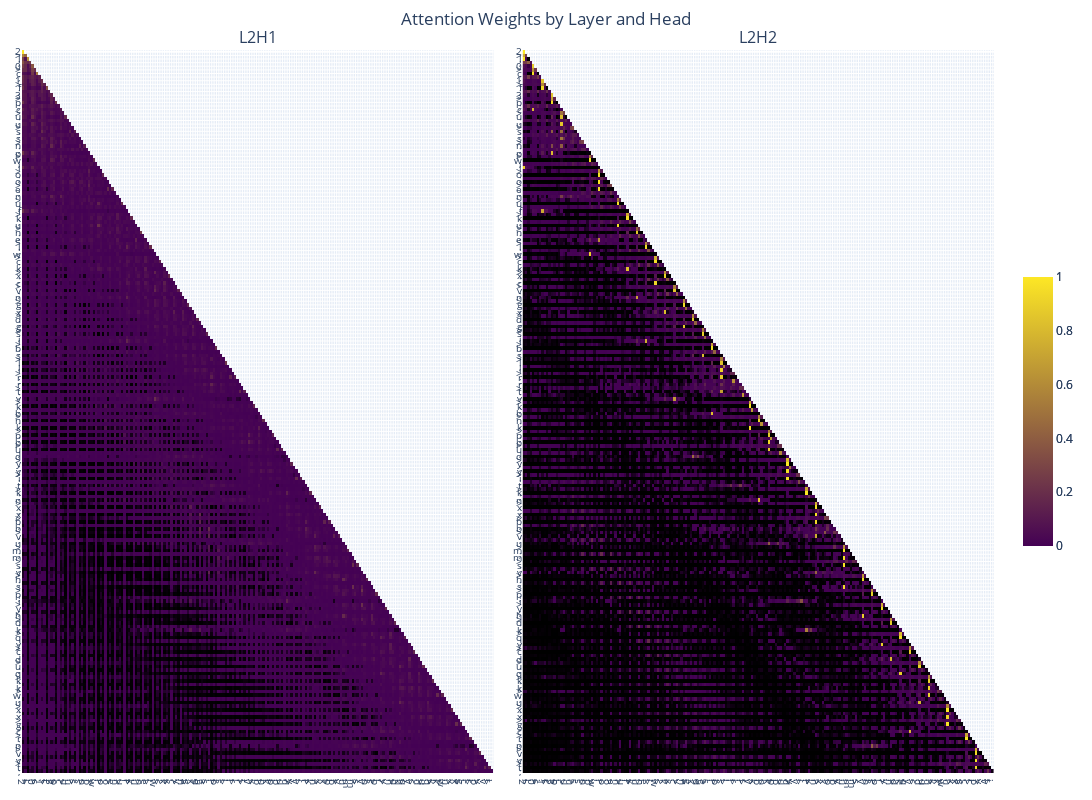

The notebook cell this image was saved under:
### Markdown cell above
### Layer 2

### Code cell
weights = [attn_weight.detach().cpu().numpy()[0] for attn_weight in attn_weights]
plotly_fig = get_fig(weights, list(prompt), base_height=800, selected_layers=[1], selected_heads=[0, 1], selected_x_toks=list(range(200)), selected_y_toks=list(range(200)))
plotly_fig.write_html("l2_attn_map.html")
plotly_fig.show()

### Figure 1 — Plotly figure (JSON) as saved in the notebook; plotly's stock layout.template omitted (floating-point values rounded to 4 significant figures; data arrays with more than 128 entries replaced by an {"elided": "..."} marker saying what was removed)
{"data": [{"colorbar": {"len": 0.4}, "colorscale": [[0, "black"], [0.001, "rgb(68,1,84)"], [1, "rgb(253,231,37)"]], "type": "heatmap", "x": {"elided": "200 int values"}, "xaxis": "x", "y": {"elided": "200 int values"}, "yaxis": "y", "z": {"elided": "200x200 float values"}, "zmax": 1, "zmin": 0}, {"colorbar": {"len": 0.4}, "colorscale": [[0, "black"], [0.001, "rgb(68,1,84)"], [1, "rgb(253,231,37)"]], "type": "heatmap", "x": {"elided": "200 int values"}, "xaxis": "x2", "y": {"elided": "200 int values"}, "yaxis": "y2", "z": {"elided": "200x200 float values"}, "zmax": 1, "zmin": 0}], "layout": {"annotations": [{"font": {"size": 16}, "showarrow": false, "text": "L2H1", "x": 0.2425, "xanchor": "center", "xref": "paper", "y": 1, "yanchor": "bottom", "yref": "paper"}, {"font": {"size": 16}, "showarrow": false, "text": "L2H2", "x": 0.7575, "xanchor": "center", "xref": "paper", "y": 1, "yanchor": "bottom", "yref": "paper"}], "height": 800, "margin": {"b": 20, "l": 20, "r": 20, "t": 50}, "showlegend": false, "title": {"text": "Attention Weights by Layer and Head", "x": 0.5}, "width": 1600, "xaxis": {"anchor": "y", "domain": [0, 0.485], "tickfont": {"size": 10}, "tickmode": "array", "ticktext": {"elided": "200 str values"}, "tickvals": {"elided": "200 int values"}, "type": "linear"}, "xaxis2": {"anchor": "y2", "domain": [0.515, 1], "tickfont": {"size": 10}, "tickmode": "array", "ticktext": {"elided": "200 str values"}, "tickvals": {"elided": "200 int values"}, "type": "linear"}, "yaxis": {"anchor": "x", "autorange": "reversed", "domain": [0, 1], "tickfont": {"size": 10}, "tickmode": "array", "ticktext": {"elided": "200 str values"}, "tickvals": {"elided": "200 int values"}, "type": "linear"}, "yaxis2": {"anchor": "x2", "autorange": "reversed", "domain": [0, 1], "tickfont": {"size": 10}, "tickmode": "array", "ticktext": {"elided": "200 str values"}, "tickvals": {"elided": "200 int values"}, "type": "linear"}}}
